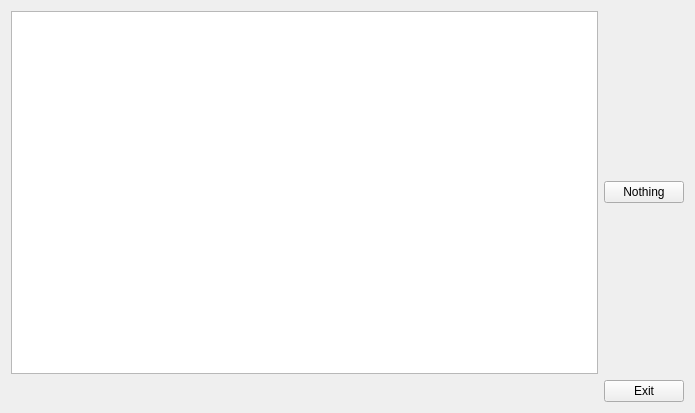
<?xml version="1.0" encoding="UTF-8"?>
<ui version="4.0">
 <class>showtata</class>
 <widget class="QWidget" name="showtata">
  <property name="geometry">
   <rect>
    <x>0</x>
    <y>0</y>
    <width>695</width>
    <height>413</height>
   </rect>
  </property>
  <property name="windowTitle">
   <string>Form</string>
  </property>
  <layout class="QGridLayout" name="gridLayout">
   <item row="2" column="1">
    <widget class="QPushButton" name="pushButton">
     <property name="text">
      <string>Exit</string>
     </property>
    </widget>
   </item>
   <item row="0" column="0">
    <widget class="QTableView" name="tableView"/>
   </item>
   <item row="0" column="1">
    <widget class="QPushButton" name="pushButton_2">
     <property name="text">
      <string>Nothing</string>
     </property>
    </widget>
   </item>
  </layout>
 </widget>
 <resources/>
 <connections/>
</ui>
